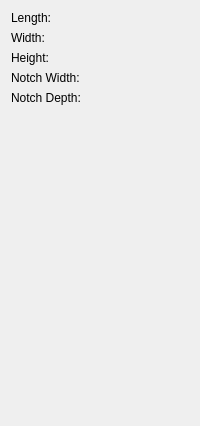
        <widget class="QWidget" name="page_3">
         <layout class="QVBoxLayout" name="verticalLayout">
          <item>
           <layout class="QGridLayout" name="_2">
            <property name="leftMargin">
             <number>0</number>
            </property>
            <property name="topMargin">
             <number>0</number>
            </property>
            <property name="rightMargin">
             <number>0</number>
            </property>
            <property name="bottomMargin">
             <number>0</number>
            </property>
            <property name="spacing">
             <number>6</number>
            </property>
            <item row="1" column="2">
             <widget class="Gui::QuantitySpinBox" name="notchBoxWidth" native="true">
              <property name="keyboardTracking" stdset="0">
               <bool>false</bool>
              </property>
              <property name="unit" stdset="0">
               <string notr="true">mm</string>
              </property>
              <property name="value" stdset="0">
               <double>10.000000000000000</double>
              </property>
             </widget>
            </item>
            <item row="0" column="0">
             <widget class="QLabel" name="textLabel2_2">
              <property name="text">
               <string>Length:</string>
              </property>
             </widget>
            </item>
            <item row="1" column="0">
             <widget class="QLabel" name="textLabel3_2">
              <property name="text">
               <string>Width:</string>
              </property>
             </widget>
            </item>
            <item row="0" column="2">
             <widget class="Gui::QuantitySpinBox" name="notchBoxLength" native="true">
              <property name="keyboardTracking" stdset="0">
               <bool>false</bool>
              </property>
              <property name="unit" stdset="0">
               <string notr="true">mm</string>
              </property>
              <property name="value" stdset="0">
               <double>10.000000000000000</double>
              </property>
             </widget>
            </item>
            <item row="2" column="2">
             <widget class="Gui::QuantitySpinBox" name="notchBoxHeight" native="true">
              <property name="keyboardTracking" stdset="0">
               <bool>false</bool>
              </property>
              <property name="unit" stdset="0">
               <string notr="true">mm</string>
              </property>
              <property name="value" stdset="0">
               <double>10.000000000000000</double>
              </property>
             </widget>
            </item>
            <item row="2" column="0">
             <widget class="QLabel" name="textLabel4_2">
              <property name="text">
               <string>Height:</string>
              </property>
             </widget>
            </item>
           </layout>
          </item>
          <item>
           <layout class="QGridLayout" name="_3">
            <property name="leftMargin">
             <number>0</number>
            </property>
            <property name="topMargin">
             <number>0</number>
            </property>
            <property name="rightMargin">
             <number>0</number>
            </property>
            <property name="bottomMargin">
             <number>0</number>
            </property>
            <property name="spacing">
             <number>6</number>
            </property>
            <item row="0" column="0">
             <widget class="QLabel" name="textLabel2_3">
              <property name="text">
               <string>Notch Width:</string>
              </property>
             </widget>
            </item>
            <item row="0" column="2">
             <widget class="Gui::QuantitySpinBox" name="notchWidth" native="true">
              <property name="keyboardTracking" stdset="0">
               <bool>false</bool>
              </property>
              <property name="unit" stdset="0">
               <string notr="true">mm</string>
              </property>
              <property name="value" stdset="0">
               <double>10.000000000000000</double>
              </property>
             </widget>
            </item>
            <item row="1" column="0">
             <widget class="QLabel" name="textLabel3_3">
              <property name="text">
               <string>Notch Depth:</string>
              </property>
             </widget>
            </item>
            <item row="1" column="2">
             <widget class="Gui::QuantitySpinBox" name="notchDepth" native="true">
              <property name="keyboardTracking" stdset="0">
               <bool>false</bool>
              </property>
              <property name="unit" stdset="0">
               <string notr="true">mm</string>
              </property>
              <property name="value" stdset="0">
               <double>10.000000000000000</double>
              </property>
             </widget>
            </item>
           </layout>
          </item>
          <item>
           <spacer name="spacer">
            <property name="orientation">
             <enum>Qt::Vertical</enum>
            </property>
            <property name="sizeType">
             <enum>QSizePolicy::Expanding</enum>
            </property>
            <property name="sizeHint" stdset="0">
             <size>
              <width>21</width>
              <height>310</height>
             </size>
            </property>
           </spacer>
          </item>
         </layout>
        </widget>
